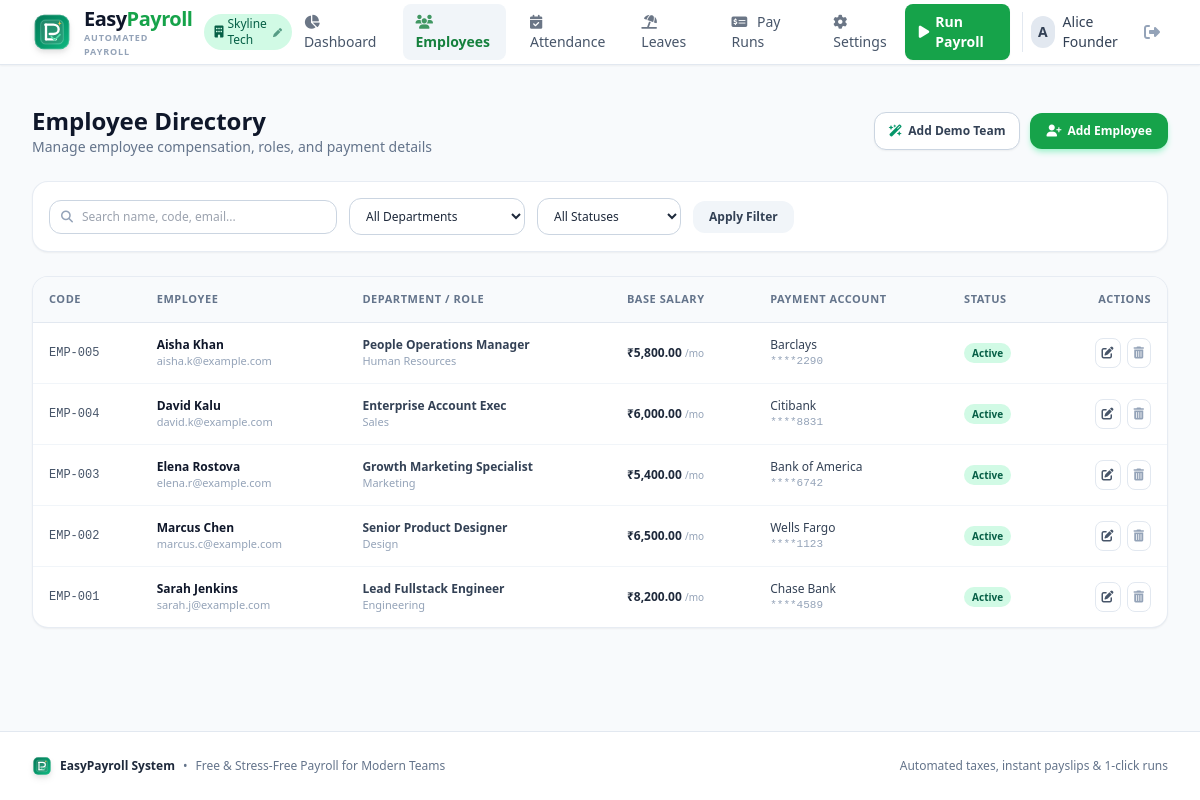
Page /employees (signed in) on the committed database.
### tables this page shows
CREATE TABLE users (
        id INTEGER PRIMARY KEY AUTOINCREMENT,
        name TEXT NOT NULL,
        email TEXT UNIQUE NOT NULL,
        password_hash TEXT NOT NULL,
        company_name TEXT DEFAULT 'My Company Ltd',
        currency TEXT DEFAULT '$',
        default_tax_rate REAL DEFAULT 10.0,
        address TEXT DEFAULT '123 Business Way, Suite 100',
        created_at TIMESTAMP DEFAULT CURRENT_TIMESTAMP
    , default_da_rate REAL DEFAULT 0.0, default_hra_rate REAL DEFAULT 0.0, default_epf_rate REAL DEFAULT 12.0, default_eps_rate REAL DEFAULT 0.0, default_house_rent REAL DEFAULT 0.0, logo_url TEXT DEFAULT '');

CREATE TABLE employees (
        id INTEGER PRIMARY KEY AUTOINCREMENT,
        user_id INTEGER NOT NULL,
        employee_code TEXT,
        first_name TEXT NOT NULL,
        last_name TEXT NOT NULL,
        email TEXT,
        phone TEXT,
        department TEXT,
        designation TEXT,
        salary_type TEXT DEFAULT 'Monthly',
        base_salary REAL NOT NULL DEFAULT 0.0,
        bank_name TEXT,
        bank_account TEXT,
        tax_id TEXT,
        status TEXT DEFAULT 'Active',
        created_at TIMESTAMP DEFAULT CURRENT_TIMESTAMP,
        FOREIGN KEY (user_id) REFERENCES users(id) ON DELETE CASCADE
    );

### app.py (the view)
@app.route("/employees")
@login_required
def employees():
    user = get_current_user()
    search = request.args.get("search", "").strip()
    dept = request.args.get("department", "").strip()
    status = request.args.get("status", "").strip()
    conn = get_db_connection()
    query = "SELECT * FROM employees WHERE user_id = ?"
    params = [user["id"]]
    if search:
        query += " AND (first_name LIKE ? OR last_name LIKE ? OR email LIKE ? OR employee_code LIKE ?)"
        like_search = f"%{search}%"
        params.extend([like_search, like_search, like_search, like_search])
    if dept:
        query += " AND department = ?"
        params.append(dept)
    if status:
        query += " AND status = ?"
        params.append(status)
    query += " ORDER BY first_name ASC, last_name ASC"
    employees_rows = conn.execute(query, params).fetchall()
    employees_list = [dict(row) for row in employees_rows]
    departments = conn.execute(
        "SELECT DISTINCT department FROM employees WHERE user_id = ? AND department IS NOT NULL AND department != ''",
        (user["id"],)
    ).fetchall()
    conn.close()
    return render_template(
        "employees.html",
        employees=employees_list,
        departments=[d[0] for d in departments],
        search=search,
        selected_dept=dept,
        selected_status=status
    )

### templates/employees.html (shortened to what this page needs)
{% extends "base.html" %}
{% block content %}
<div class="space-y-6">
    <div class="flex flex-col sm:flex-row sm:items-center sm:justify-between gap-4">
        <div>
            <h1 class="text-2xl font-bold text-slate-900">Employee Directory</h1>
            <p class="text-sm text-slate-500">Manage employee compensation, roles, and payment details</p>
        </div>
        <div class="flex items-center space-x-2.5">
            <form method="POST" action="{{ url_for('load_demo_data') }}">
                <button type="submit" title="Preload 5 realistic sample employees" class="px-3.5 py-2.5 text-xs font-semibold rounded-xl border border-slate-300 bg-white hover:bg-slate-50 text-slate-700 transition-colors shadow-sm flex items-center space-x-1.5">
                    <i class="fa-solid fa-wand-magic-sparkles text-emerald-600"></i>
                    <span>Add Demo Team</span>
                </button>
            </form>
            <button onclick="openModal('addEmployeeModal')" class="px-4 py-2.5 text-xs font-semibold rounded-xl bg-brand-600 hover:bg-brand-700 text-white shadow-md shadow-emerald-200 transition-all flex items-center space-x-1.5">
                <i class="fa-solid fa-user-plus"></i>
                <span>Add Employee</span>
            </button>
        </div>
    </div>
    <div class="bg-white p-4 rounded-2xl border border-slate-200/80 shadow-sm flex flex-col md:flex-row items-center gap-3">
        <form method="GET" action="{{ url_for('employees') }}" class="flex-1 flex flex-col md:flex-row items-center gap-3 w-full">
            <div class="relative w-full md:w-72">
                <span class="absolute inset-y-0 left-0 pl-3 flex items-center text-slate-400">
                    <i class="fa-solid fa-magnifying-glass text-xs"></i>
                </span>
                <input type="text" name="search" value="{{ search }}" placeholder="Search name, code, email..."
                    class="w-full pl-8 pr-3 py-2 text-xs rounded-xl border border-slate-300 focus:outline-none focus:ring-2 focus:ring-brand-500">
            </div>
            <select name="department" onchange="this.form.submit()" class="w-full md:w-44 px-3 py-2 text-xs rounded-xl border border-slate-300 bg-white focus:outline-none focus:ring-2 focus:ring-brand-500">
                <option value="">All Departments</option>
            </select>
            <select name="status" onchange="this.form.submit()" class="w-full md:w-36 px-3 py-2 text-xs rounded-xl border border-slate-300 bg-white focus:outline-none focus:ring-2 focus:ring-brand-500">
                <option value="">All Statuses</option>
            </select>
            <button type="submit" class="px-4 py-2 text-xs font-semibold bg-slate-100 hover:bg-slate-200 text-slate-700 rounded-xl transition-colors">
                Apply Filter
            </button>
        </form>
    </div>
    <div class="bg-white rounded-2xl border border-slate-200/80 shadow-sm overflow-hidden">
        <div class="overflow-x-auto">
            <table class="w-full text-left border-collapse">
                <thead>
                    <tr class="bg-slate-50 border-b border-slate-200 text-[11px] font-semibold text-slate-500 uppercase tracking-wider">
                        <th class="py-3.5 px-4">Code</th>
                        <th class="py-3.5 px-4">Employee</th>
                        <th class="py-3.5 px-4">Department / Role</th>
                        <th class="py-3.5 px-4">Base Salary</th>
                        <th class="py-3.5 px-4">Payment Account</th>
                        <th class="py-3.5 px-4">Status</th>
                        <th class="py-3.5 px-4 text-right">Actions</th>
                    </tr>
                </thead>
                <tbody class="divide-y divide-slate-100 text-xs">
                    {% if employees %}
                        {% for emp in employees %}
                        <tr class="hover:bg-slate-50/70 transition-colors">
                            <td class="py-3.5 px-4 font-mono font-medium text-slate-600">{{ emp.employee_code or '-' }}</td>
                            <td class="py-3.5 px-4">
                                <div class="font-bold text-slate-900">{{ emp.first_name }} {{ emp.last_name }}</div>
                                <div class="text-[11px] text-slate-400">{{ emp.email or 'No email' }}</div>
                            </td>
                            <td class="py-3.5 px-4">
                                <div class="font-semibold text-slate-700">{{ emp.designation or '-' }}</div>
                                <div class="text-[11px] text-slate-400">{{ emp.department or 'General' }}</div>
                            </td>
                            <td class="py-3.5 px-4 font-semibold text-slate-800">
                                {{ current_user.currency }}{{ "{:,.2f}".format(emp.base_salary) }}
                                <span class="text-[10px] text-slate-400 font-normal">/mo</span>
                            </td>
                            <td class="py-3.5 px-4">
                                <div class="text-slate-700">{{ emp.bank_name or '-' }}</div>
                                <div class="text-[11px] font-mono text-slate-400">{{ emp.bank_account or '-' }}</div>
                            </td>
                            <td class="py-3.5 px-4">
                                <span class="inline-flex items-center px-2 py-0.5 rounded-full text-[10px] font-semibold {% if emp.status == 'Active' %}bg-emerald-100 text-emerald-800{% elif emp.status == 'On Leave' %}bg-amber-100 text-amber-800{% else %}bg-slate-100 text-slate-700{% endif %}">
                                    {{ emp.status }}
                                </span>
                            </td>
                            <td class="py-3.5 px-4 text-right">
                                <div class="inline-flex items-center space-x-1.5">
                                    <button onclick='openEditModal({{ emp | tojson }})' class="p-1.5 rounded-lg border border-slate-200 text-slate-600 hover:text-brand-600 hover:border-slate-300 bg-white" title="Edit">
                                        <i class="fa-solid fa-pen-to-square"></i>
                                    </button>
                                    <form method="POST" action="{{ url_for('delete_employee', emp_id=emp.id) }}" onsubmit="return confirm('Remove employee {{ emp.first_name }} {{ emp.last_name }}?');" class="inline">
                                        <button type="submit" class="p-1.5 rounded-lg border border-slate-200 text-slate-400 hover:text-rose-600 hover:border-rose-300 bg-white" title="Delete">
                                            <i class="fa-solid fa-trash-can"></i>
                                        </button>
                                    </form>
                                </div>
                            </td>
                        </tr>
                        {% endfor %}
                    {% endif %}
                </tbody>
            </table>
        </div>
    </div>
</div>
{% endblock %}

### templates/base.html (shortened to what this page needs)
<!DOCTYPE html>
<html lang="en" class="h-full bg-slate-50">
<head>
    <script src="https://cdn.tailwindcss.com"></script>
    <link rel="stylesheet" href="https://cdnjs.cloudflare.com/ajax/libs/font-awesome/6.5.1/css/all.min.css">
    <link rel="stylesheet" href="{{ url_for('static', filename='css/custom.css') }}">
</head>
<body class="h-full flex flex-col text-slate-800 antialiased font-sans">
    <nav class="bg-white border-b border-slate-200 sticky top-0 z-40 shadow-sm">
        <div class="max-w-7xl mx-auto px-4 sm:px-6 lg:px-8">
            <div class="flex justify-between h-16">
                <div class="flex items-center space-x-3">
                    <a href="{{ url_for('dashboard' if current_user else 'index') }}" class="flex items-center space-x-3 group">
                        {% with logo_class="w-10 h-10 flex-shrink-0" %}
                        {% include "components/logo.html" %}
                        {% endwith %}
                        <div class="flex flex-col">
                            <span class="text-xl font-extrabold tracking-tight text-slate-900 leading-tight">
                                Easy<span class="text-brand-600">Payroll</span>
                            </span>
                            <span class="text-[9px] font-bold text-slate-400 uppercase tracking-widest hidden sm:block">Automated Payroll</span>
                        </div>
                    </a>
                    {% if current_user %}
                    <a href="{{ url_for('settings') }}" title="Click to customize company details" class="hidden md:inline-flex items-center px-2.5 py-0.5 rounded-full text-xs font-medium bg-emerald-100 text-emerald-800 hover:bg-emerald-200 transition-colors">
                        {% if current_user.logo_url %}
                        <img src="{{ current_user.logo_url }}" class="w-3.5 h-3.5 rounded object-cover mr-1" alt="">
                        {% else %}
                        <i class="fa-solid fa-building mr-1"></i>
                        {% endif %}
                        <span>{{ current_user.company_name }}</span>
                        <i class="fa-solid fa-pen text-[9px] ml-1.5 opacity-60"></i>
                    </a>
                    {% endif %}
                </div>
                {% if current_user %}
                <div class="hidden md:flex items-center space-x-1 lg:space-x-3">
                    <a href="{{ url_for('dashboard') }}" class="px-3 py-2 rounded-lg text-sm font-medium transition-colors {% if request.endpoint == 'dashboard' %}bg-slate-100 text-brand-700 font-semibold{% else %}text-slate-600 hover:text-slate-900 hover:bg-slate-50{% endif %}">
                        <i class="fa-solid fa-chart-pie mr-1.5 opacity-80"></i> Dashboard
                    </a>
                    <a href="{{ url_for('employees') }}" class="px-3 py-2 rounded-lg text-sm font-medium transition-colors {% if request.endpoint == 'employees' %}bg-slate-100 text-brand-700 font-semibold{% else %}text-slate-600 hover:text-slate-900 hover:bg-slate-50{% endif %}">
                        <i class="fa-solid fa-users mr-1.5 opacity-80"></i> Employees
                    </a>
                    <a href="{{ url_for('attendance') }}" class="px-3 py-2 rounded-lg text-sm font-medium transition-colors {% if 'attendance' in request.endpoint %}bg-slate-100 text-brand-700 font-semibold{% else %}text-slate-600 hover:text-slate-900 hover:bg-slate-50{% endif %}">
                        <i class="fa-solid fa-calendar-check mr-1.5 opacity-80"></i> Attendance
                    </a>
                    <a href="{{ url_for('leaves') }}" class="px-3 py-2 rounded-lg text-sm font-medium transition-colors {% if request.endpoint == 'leaves' %}bg-slate-100 text-brand-700 font-semibold{% else %}text-slate-600 hover:text-slate-900 hover:bg-slate-50{% endif %}">
                        <i class="fa-solid fa-umbrella-beach mr-1.5 opacity-80"></i> Leaves
                    </a>
                    <a href="{{ url_for('payroll_list') }}" class="px-3 py-2 rounded-lg text-sm font-medium transition-colors {% if 'payroll' in request.endpoint %}bg-slate-100 text-brand-700 font-semibold{% else %}text-slate-600 hover:text-slate-900 hover:bg-slate-50{% endif %}">
                        <i class="fa-solid fa-money-check-dollar mr-1.5 opacity-80"></i> Pay Runs
                    </a>
                    <a href="{{ url_for('settings') }}" class="px-3 py-2 rounded-lg text-sm font-medium transition-colors {% if request.endpoint == 'settings' %}bg-slate-100 text-brand-700 font-semibold{% else %}text-slate-600 hover:text-slate-900 hover:bg-slate-50{% endif %}">
                        <i class="fa-solid fa-gear mr-1.5 opacity-80"></i> Settings
                    </a>
                </div>
                <div class="flex items-center space-x-3">
                    <a href="{{ url_for('new_payroll') }}" class="hidden sm:inline-flex items-center px-3.5 py-2 text-xs md:text-sm font-semibold rounded-lg bg-brand-600 text-white hover:bg-brand-700 shadow-sm transition-all hover:shadow hover:-translate-y-0.5">
                        <i class="fa-solid fa-play mr-1.5"></i> Run Payroll
                    </a>
                    <div class="relative flex items-center space-x-2 pl-2 border-l border-slate-200">
                        <div class="w-8 h-8 rounded-full bg-slate-200 text-slate-700 flex items-center justify-center font-bold text-sm">
                            {{ current_user.name[:1] | upper }}
                        </div>
                        <span class="hidden lg:inline text-sm font-medium text-slate-700">{{ current_user.name }}</span>
                        <a href="{{ url_for('logout') }}" title="Sign Out" class="p-2 text-slate-400 hover:text-red-600 rounded-lg transition-colors">
                            <i class="fa-solid fa-right-from-bracket"></i>
                        </a>
                    </div>
                </div>
                {% endif %}
            </div>
        </div>
    </nav>
    <main class="flex-1 max-w-7xl w-full mx-auto px-4 sm:px-6 lg:px-8 py-6">
        {% block content %}{% endblock %}
    </main>
    <footer class="bg-white border-t border-slate-200 mt-auto py-6">
        <div class="max-w-7xl mx-auto px-4 sm:px-6 lg:px-8 flex flex-col sm:flex-row items-center justify-between text-xs text-slate-500 gap-3">
            <div class="flex items-center space-x-2">
                {% with logo_class="w-5 h-5 flex-shrink-0" %}
                {% include "components/logo.html" %}
                {% endwith %}
                <span class="font-bold text-slate-800">EasyPayroll System</span>
                <span>•</span>
                <span>Free & Stress-Free Payroll for Modern Teams</span>
            </div>
            <div>
                <span>Automated taxes, instant payslips & 1-click runs</span>
            </div>
        </div>
    </footer>
</body>
</html>

### rows in the picture
users: company_name "Skyline Tech", name "A", name "Alice Founder", currency "₹"
employees: employee_code "EMP-005", first_name "Aisha", last_name "Khan", email "aisha.k@example.com", designation "People Operations Manager", department "Human Resources", base_salary "5,800.00", bank_name "Barclays", bank_account "****2290", status "Active"
employees: employee_code "EMP-004", first_name "David", last_name "Kalu", email "david.k@example.com", designation "Enterprise Account Exec", department "Sales", base_salary "6,000.00", bank_name "Citibank", bank_account "****8831", status "Active"
employees: employee_code "EMP-003", first_name "Elena", last_name "Rostova", email "elena.r@example.com", designation "Growth Marketing Specialist", department "Marketing", base_salary "5,400.00", bank_name "Bank of America", bank_account "****6742", status "Active"
employees: employee_code "EMP-002", first_name "Marcus", last_name "Chen", email "marcus.c@example.com", designation "Senior Product Designer", department "Design", base_salary "6,500.00", bank_name "Wells Fargo", bank_account "****1123", status "Active"
employees: employee_code "EMP-001", first_name "Sarah", last_name "Jenkins", email "sarah.j@example.com", designation "Lead Fullstack Engineer", department "Engineering", base_salary "8,200.00", bank_name "Chase Bank", bank_account "****4589", status "Active"
